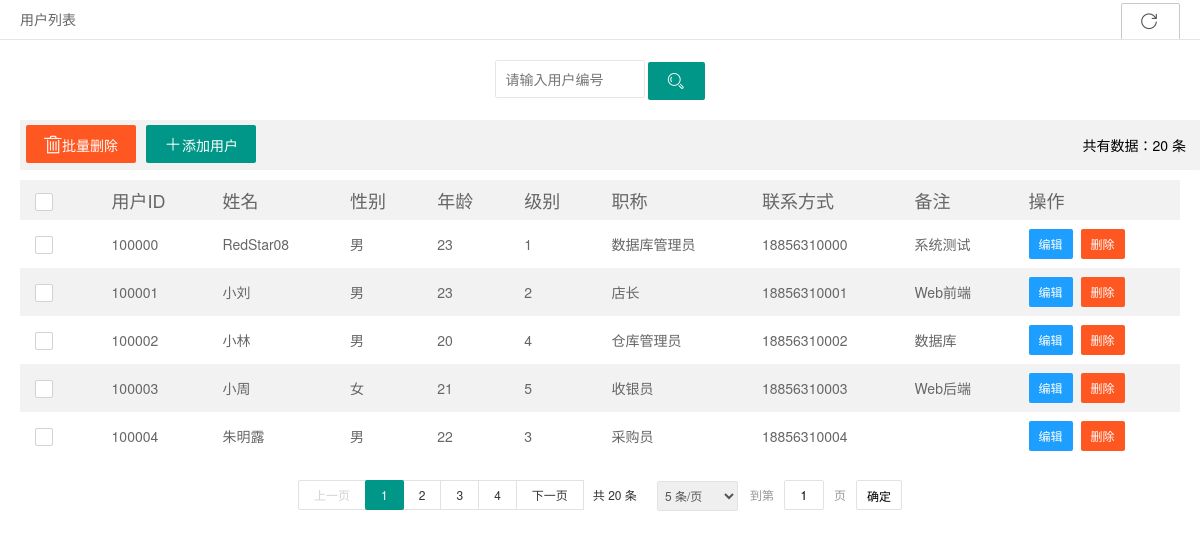
The page /pages/user-list.php on the database its author committed.
### tables this page shows
CREATE TABLE `tb_user` (
  `userID` varchar(100) NOT NULL COMMENT '用户编号',
  `userPassword` varchar(100) NOT NULL COMMENT '密码',
  `userName` varchar(100) NOT NULL COMMENT '姓名',
  `userSex` varchar(100) DEFAULT NULL COMMENT '性别',
  `userAge` varchar(100) DEFAULT NULL COMMENT '年龄',
  `userType` tinyint(1) DEFAULT NULL COMMENT '级别',
  `userJob` varchar(100) DEFAULT NULL COMMENT '职称',
  `userPhone` varchar(100) DEFAULT NULL COMMENT '联系方式',
  `note` varchar(1000) DEFAULT NULL COMMENT '备注',
  PRIMARY KEY (`userID`)
);

### pages/user-list.php (the view, shortened to what this page needs)
<?php
    include '../config/dbcon.php';
    $sql_count = "select count(*) from tb_user;";
    $query_count = mysqli_query($con, $sql_count);
    $count = mysqli_fetch_array($query_count);
    $recordcount = $count[0];
    if(empty($_GET['page'])){
        $page = 1;
        $pagesize = 5;
    }
    else{
        $page = $_GET['page'];
        $pagesize = $_GET['pagesize'];
    }
    $amount=($page-1)*$pagesize;
    $sql = "select * from tb_user limit {$amount},{$pagesize};";
    $query = mysqli_query($con, $sql);
    $rows = mysqli_fetch_all($query,MYSQLI_ASSOC);
?>
<!DOCTYPE html>
<html>
  <head>
    <link rel="stylesheet" href="../css/font.css">
    <link rel="stylesheet" href="../css/xadmin.css">
    <link rel="stylesheet" href="../layui/css/layui.css">
  </head>
  <body class="layui-anim">
    <div class="x-nav">
      <span class="layui-breadcrumb">
        <a><cite>用户列表</cite></a>
      </span>
      <a class="layui-btn layui-btn-primary layui-btn-small" style="line-height:1.6em;margin-top:3px;float:right"
      href="javascript:location.replace(location.href);" title="刷新">
        <i class="layui-icon" style="line-height:1.6em;margin-top:3px;float:right">&#xe669;</i>
      </a>
    </div>
    <div class="x-body">
      <div class="layui-row" style="text-align: center;margin: 0 auto;">
        <form class="layui-form layui-col-md12 x-so" action="action-search.php" method="post">
          <input type="text" name="userID"  placeholder="请输入用户编号" required lay-verify="number|userID"
          autocomplete="off" class="layui-input">
          <button class="layui-btn"  lay-submit="" name ='user-search' lay-filter="sreach-user-id">
            <i class="layui-icon">&#xe615;</i>
          </button>
        </form>
      </div>
      <xblock style="float: left;width: 100%;line-height:40px">
          <form id = "delAll" action = 'action-delete.php' method= "post">
          <button class="layui-btn layui-btn-danger" name='userSet-delete' onclick = 'delAll()'
                  style="float: left;margin-right: 10px">
            <i class="iconfont">&#xe69d;</i>批量删除
          </button>
        </form>
        <span>
        <button class="layui-btn" onclick="x_admin_show('添加用户','user-add.php',800,600)"
                style="float: left;">
          <i class="iconfont">&#xe6b9;</i>添加用户
        </button>
        </span>
        <span style="float: right;line-height:40px">共有数据：<?php echo $recordcount;?> 条</span>
      </xblock>
      <table class="layui-table" lay-filter="demo" lay-even lay-skin="nob">
        <thead>
          <tr>
            <th>
              <div class="layui-unselect header layui-form-checkbox" lay-skin="primary">
                <i class="layui-icon">&#xe605;</i>
              </div>
            </th>
            <th style="font-size: 18px">用户ID</th>
            <th style="font-size: 18px">姓名</th>
            <th style="font-size: 18px">性别</th>
            <th style="font-size: 18px">年龄</th>
            <th style="font-size: 18px">级别</th>
            <th style="font-size: 18px">职称</th>
            <th style="font-size: 18px">联系方式</th>
            <th style="font-size: 18px">备注</th>
            <th style="font-size: 18px">操作</th>
          </tr>
        </thead>
        <tbody>
          <?php foreach ($rows as $row){ $str="";?>
          <tr>
            <td>
              <div class="layui-unselect layui-form-checkbox" lay-skin="primary"
                   data-id= "<?php echo htmlspecialchars($row['userID']);?>" >
                <i class="layui-icon">&#xe605;</i>
              </div>
            </td>
            <td><?php $str.="&0=".$row['userID'];echo htmlspecialchars($row['userID']);?></td>
            <?php $str.="&1=".$row['userPassword'];?>
            <td><?php $str.="&2=".$row['userName'];echo htmlspecialchars($row['userName']);?></td>
            <td><?php $str.="&3=".$row['userSex'];echo htmlspecialchars($row['userSex']);?></td>
            <td><?php $str.="&4=".$row['userAge'];echo htmlspecialchars($row['userAge']);?></td>
            <td><?php $str.="&5=".$row['userType'];echo htmlspecialchars($row['userType']);?></td>
            <td><?php $str.="&6=".$row['userJob'];echo htmlspecialchars($row['userJob']);?></td>
            <td><?php $str.="&7=".$row['userPhone'];echo htmlspecialchars($row['userPhone']);?></td>
            <td><?php $str.="&8=".$row['note'];echo htmlspecialchars($row['note']);?></td>
            <td class="td-manage">
              <a title="编辑" class="layui-btn layui-btn-sm layui-btn-normal" href="javascript:;"
                 onclick="x_admin_show('编辑商品','user-edit.php?<?php echo $str;?>',800,600)"
                 style="float: left;">
                编辑
              </a>
              <a style="float: left;margin-left: 8px;" href="javascript:;">
              <form action="action-delete.php" method="post">
                   <button class="layui-btn layui-btn-sm layui-btn-danger" name="user-delete">删除</button>
              </form>
              </a>
            </td>
          </tr>
          <?php }?>
        </tbody>
      </table>
    </div>
    <div id="user-page" style="text-align: center;margin-top: -20px;"></div>
  </body>
</html>

### css/xadmin.css (style rules this page uses)
* { margin: 0px; padding: 0px; font-family: "microsoft yahei","Helvetica Neue", Helvetica, Arial, sans-serif; }
a { text-decoration: none; }
html { width: 100%; height: 100%; overflow-x:hidden; overflow-y:auto; }
body { width: 100%; min-height: 100%; }
.x-body { padding: 20px; }
.x-nav { padding: 0 20px; position: relative; z-index: 99; border-bottom: 1px solid #e5e5e5; line-height: 39px; height: 39px; overflow: hidden; }
xblock { display: block; margin-bottom: 10px; padding: 5px ; padding-left:6px; padding-right:15px; line-height: 22px; border-radius: 0 2px 2px 0; background-color: #f2f2f2; }
.x-so { margin-bottom: 20px; }
.x-so input.layui-input { width: 150px; }
.x-so input.layui-input,.x-so input.layui-btn { display: inline-block; }
table th, table td { word-break: break-all; }

### rows shown on the page
tb_user: userID "100000", userName "RedStar08", userSex "男", userAge "23", userType "1", userJob "数据库管理员", userPhone "18856310000", note "系统测试"
tb_user: userID "100001", userName "小刘", userSex "男", userAge "23", userType "2", userJob "店长", userPhone "18856310001", note "Web前端"
tb_user: userID "100002", userName "小林", userSex "男", userAge "20", userType "4", userJob "仓库管理员", userPhone "18856310002", note "数据库"
tb_user: userID "100003", userName "小周", userSex "女", userAge "21", userType "5", userJob "收银员", userPhone "18856310003", note "Web后端"
tb_user: userID "100004", userName "朱明露", userSex "男", userAge "22", userType "3", userJob "采购员", userPhone "18856310004"

### other values the page prints
$recordcount "20"
